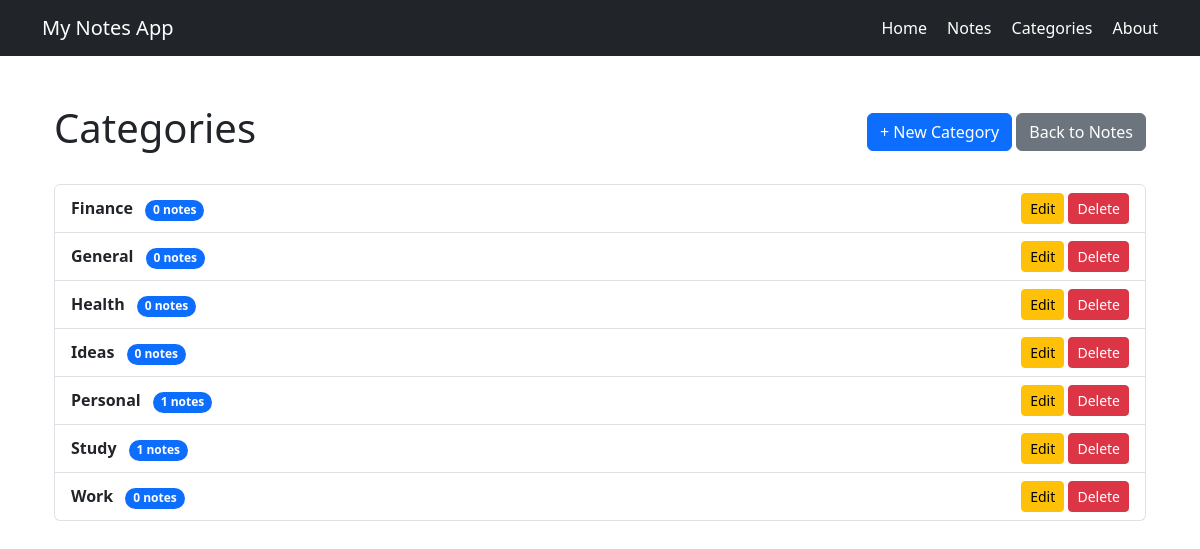
The page /categories on the database its author committed.
### tables this page shows
CREATE TABLE categories (
            id INTEGER PRIMARY KEY AUTOINCREMENT,
            name TEXT NOT NULL UNIQUE
        );

### app.py (the view)
@app.route("/categories")
def categories():
    connection = get_db_connection()
    category_list = connection.execute(
        """
        SELECT
            categories.id,
            categories.name,
            COUNT(notes.id) AS note_count
        FROM categories
        LEFT JOIN notes
            ON notes.category = categories.name
        GROUP BY categories.id, categories.name
        ORDER BY categories.name ASC
        """
    ).fetchall()
    connection.close()
    return render_template(
        "categories.html",
        categories=category_list
    )

### app.py (called while the page is built)
def get_db_connection():
    connection = sqlite3.connect(DATABASE)
    connection.row_factory = sqlite3.Row
    return connection

### templates/categories.html (shortened to what this page needs)
{% extends "base.html" %}
{% block content %}
<div class="container mt-4">
<div class="d-flex justify-content-between align-items-center mb-4">
    <h1>Categories</h1>
    <div>
        <a href="{{ url_for('create_category') }}"
           class="btn btn-primary">
            + New Category
        </a>
        <a href="{{ url_for('notes') }}"
           class="btn btn-secondary">
            Back to Notes
        </a>
    </div>
</div>
{% if categories %}
    <div class="list-group">
        {% for category in categories %}
            <div class="list-group-item">
                <div class="d-flex justify-content-between align-items-center">
                    <div>
                        <strong>{{ category['name'] }}</strong>
                        <span class="badge bg-primary rounded-pill ms-2">
                            {{ category['note_count'] }} notes
                        </span>
                    </div>
                    <div>
                        <a href="{{ url_for('edit_category', category_id=category['id']) }}"
                        class="btn btn-sm btn-warning">
                            Edit
                        </a>
                        <form method="POST"
                            action="{{ url_for('delete_category', category_id=category['id']) }}"
                            class="d-inline"
                            onsubmit="return confirm('Are you sure you want to delete this category?');">
                            <button type="submit"
                                    class="btn btn-sm btn-danger">
                                Delete
                            </button>
                        </form>
                    </div>
                </div>
            </div>
        {% endfor %}
    </div>
{% else %}
    <div class="alert alert-warning">
        No categories found.
    </div>
{% endif %}
</div>
{% endblock %}

### templates/base.html (shortened to what this page needs)
<!DOCTYPE html>
<html lang="en">
<head>
<link
    href="https://cdn.jsdelivr.net/npm/bootstrap@5.3.3/dist/css/bootstrap.min.css"
    rel="stylesheet"
>
</head>
<body>
<nav class="navbar navbar-expand-lg bg-dark navbar-dark">
    <div class="container">
        <a
            class="navbar-brand"
            href="{{ url_for('home') }}"
        >
            My Notes App
        </a>
        <div>
            <a
                class="text-white me-3 text-decoration-none"
                href="{{ url_for('home') }}"
            >
                Home
            </a>
            <a
                class="text-white me-3 text-decoration-none"
                href="{{ url_for('notes') }}"
            >
                Notes
            </a>
            <a
                class="text-white me-3 text-decoration-none"
                href="{{ url_for('categories') }}"
            >
                Categories
            </a>
            <a
                class="text-white text-decoration-none"
                href="{{ url_for('about') }}"
            >
                About
            </a>
        </div>
    </div>
</nav>
<main class="container mt-5">
    {% block content %}
    {% endblock %}
</main>
</body>
</html>

### rows shown on the page
categories: name "Finance", note_count "0"
categories: name "General", note_count "0"
categories: name "Health", note_count "0"
categories: name "Ideas", note_count "0"
categories: name "Personal", note_count "1"
categories: name "Study", note_count "1"
categories: name "Work", note_count "0"
